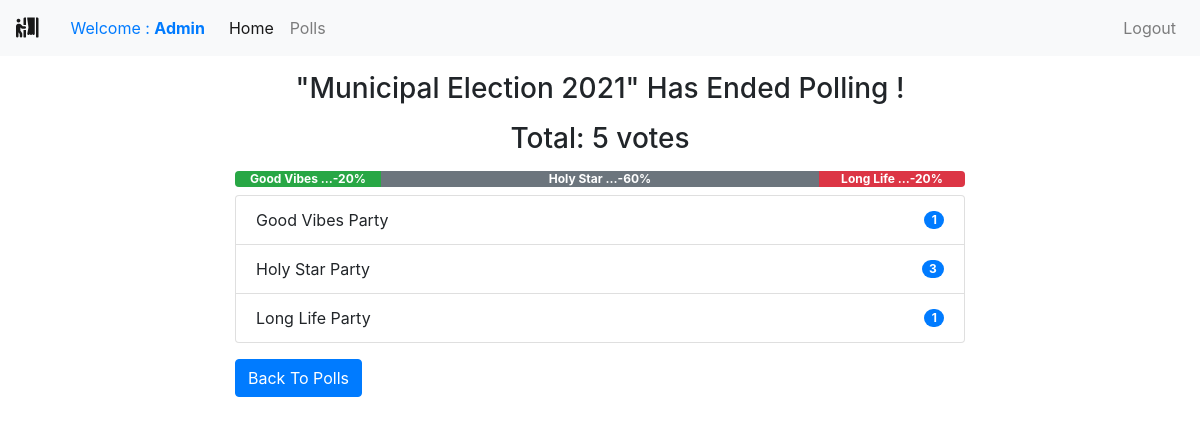
/polls/5/ (signed in), run on the app's committed database.
### polls/models.py (models this page shows, shortened)
class Poll(models.Model):
    owner = models.ForeignKey(User, on_delete=models.CASCADE)
    text = models.TextField()
    pub_date = models.DateTimeField(default=timezone.now)
    active = models.BooleanField(default=True)
    @property
    def get_vote_count(self):
        return self.vote_set.count()
    def get_result_dict(self):
        res = []
        for choice in self.choice_set.all():
            d = {}
            alert_class = ['primary', 'secondary', 'success',
                           'danger', 'dark', 'warning', 'info']
            d['alert_class'] = secrets.choice(alert_class)
            d['text'] = choice.choice_text
            d['num_votes'] = choice.get_vote_count
            if not self.get_vote_count:
                d['percentage'] = 0
            else:
                d['percentage'] = (choice.get_vote_count /
                                   self.get_vote_count)*100
            res.append(d)
        return res

class Choice(models.Model):
    poll = models.ForeignKey(Poll, on_delete=models.CASCADE)
    choice_text = models.CharField(max_length=255)
    @property
    def get_vote_count(self):
        return self.vote_set.count()

### polls/views.py (the view, shortened to what this page needs)
# urls.py: path('<int:poll_id>/', views.poll_detail, name='detail'),
def poll_detail(request, poll_id):
    poll = get_object_or_404(Poll, id=poll_id)
    if not poll.active:
        return render(request, 'polls/poll_result.html', {'poll': poll})

### polls/templates/polls/poll_result.html
{% extends 'base.html' %}
{% block content %}
<div class="container">
    {% if messages %}
    <div class="messages">
        {% for message in messages %}
        <div {% if message.tags %} class="{{ message.tags }}" {% endif %}>{{ message }}
            <button type="button" class="close" data-dismiss="alert" aria-label="Close">
                <span aria-hidden="true">&times;</span>
            </button>
        </div>
        {% endfor %}
    </div>
    {% else %}
    <div class="row">
        <div class="col-md-8 offset-sm-2">
            {% if poll.active %}
            <h3 class="mt-3 mb-3 text-center">Result for: {{ poll.text }}</h3>
            {% else %}
            <h3 class="mt-3 mb-3 text-center">"{{ poll.text }}" Has Ended Polling !</h3>
            {% endif %}
            <h3 class="mb-2 text-center">Total: {{ poll.get_vote_count }} votes</h3>
            <div class="progress mt-3 mb-2">
                {% for choice in poll.get_result_dict %}
                <div class="progress-bar bg-{{ choice.alert_class }}" role="progressbar" style="width: {{ choice.percentage }}%;"
                    aria-valuenow="30" aria-valuemin="0" aria-valuemax="100"><b>
                        {{choice.text|truncatewords:2}}-{{choice.percentage|floatformat}}%</b>
                </div>
                {% endfor %}
            </div>
            <ul class="list-group">
                {% for choice in poll.choice_set.all %}
                <li class="list-group-item d-flex justify-content-between align-items-center">
                    {{ choice.choice_text }}
                    <span class="badge badge-primary badge-pill">{{ choice.get_vote_count }}</span>
                </li>
                {% endfor %}
            </ul>
            {% endif %}
            <a class="btn btn-primary mt-3" href="{% url 'polls:list' %}" role="button">Back To Polls</a>
        </div>
    </div>
</div>
{% endblock content %}

### templates/includes/navbar.html (shortened to what this page needs)
<nav class="navbar navbar-expand-sm navbar-light bg-light">
    <a class="navbar-brand" href=""><i class="fas fa-person-booth"></i><a class="nav-link" href="#">Welcome : <b>{{user.username}}</b></a></a>
    <div class="collapse navbar-collapse" id="collapsibleNavId">
        <ul class="navbar-nav mr-auto mt-2 mt-lg-0">
            <li class="nav-item active">
                <a class="nav-link" href="{% url 'home' %}">Home <span class="sr-only">(current)</span></a>
            </li>
            <li class="nav-item">
                <a class="nav-link" href="{% url 'polls:list' %}">Polls</a>
            </li>
        </ul>
        <div class="navbar-nav ml-auto">
            {% if request.user.is_authenticated %}
            <a class="nav-link" href="{% url 'accounts:logout' %}">Logout</a>
            {% else %}
            <a class="nav-link" href="{% url 'accounts:login' %}">Login</a>
            <a class="nav-link" href="{% url 'accounts:register' %}">Register</a>
            {% endif %}
        </div>
    </div>
</nav>

### data on the page
Poll: text "Municipal Election 2021", get_vote_count "5"
Choice: text "Good Vibes …", choice_text "Good Vibes Party", get_vote_count "1"
Choice: text "Holy Star …", choice_text "Holy Star Party", get_vote_count "3"
Choice: text "Long Life …", choice_text "Long Life Party", get_vote_count "1"

### other printed values
{{ user.username }} "Admin"
{{ choice.percentage|floatformat }} "20" "60" "20"
